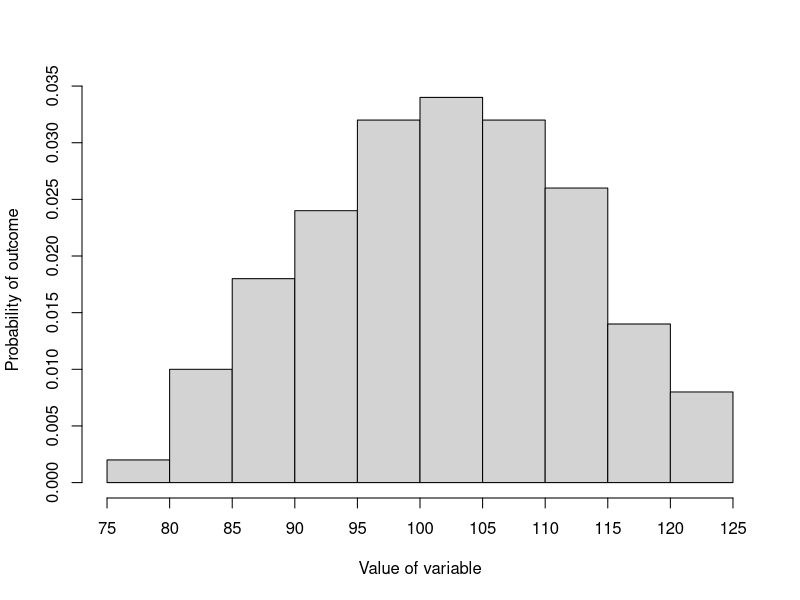
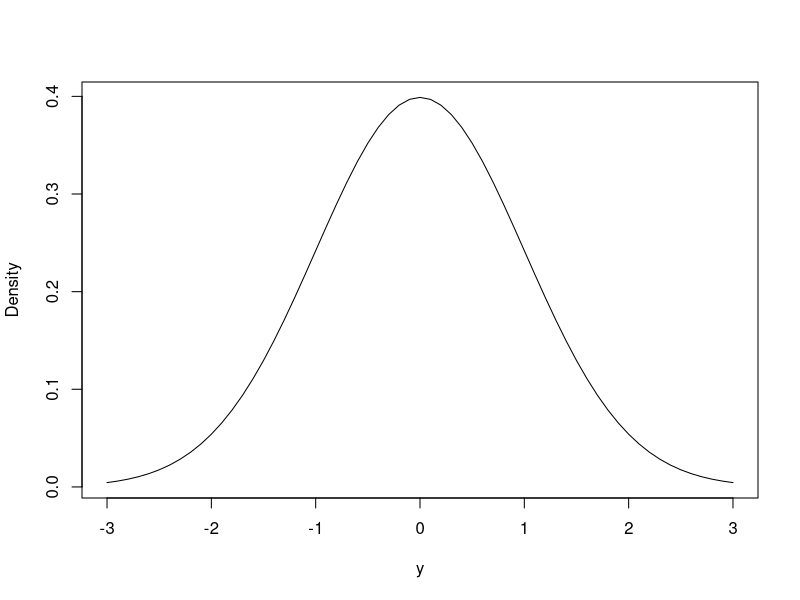
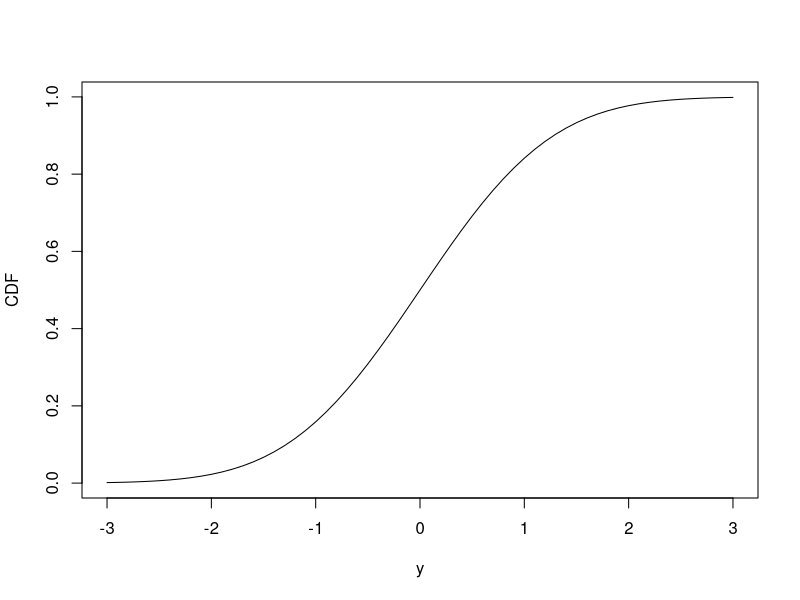
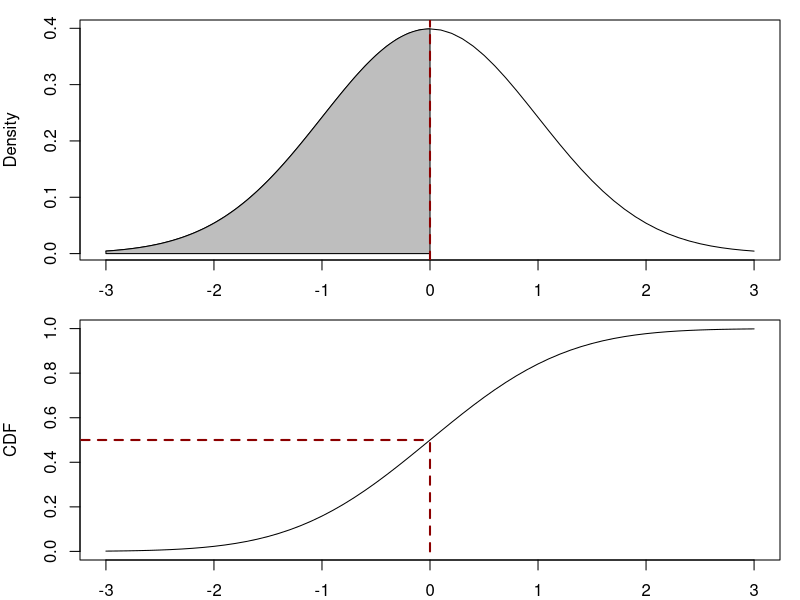
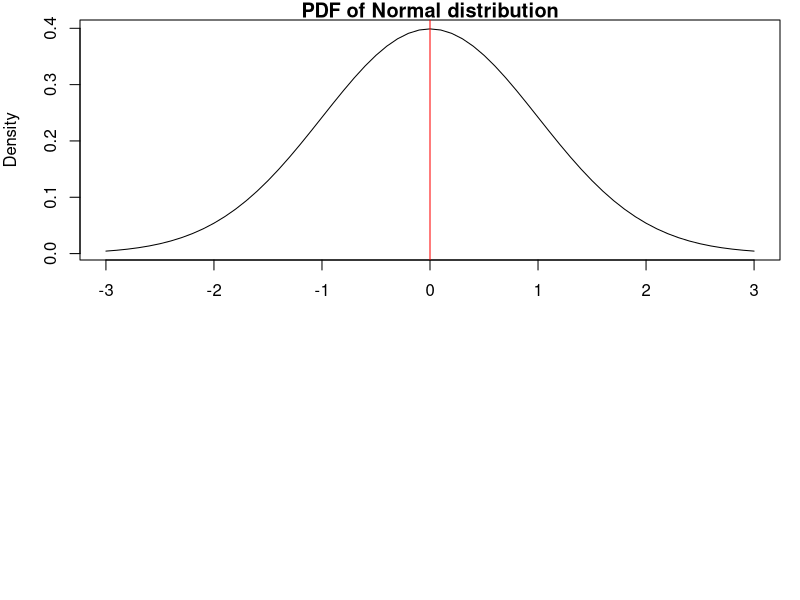

Reproduce these figures in R, in order. (Note: this script raises an error after producing the figures.)
## ---- chunk 1
set.seed(41)
yHist <- hist(rnorm(100,100,10), probability=TRUE, main="",
              xlab="Value of variable", ylab="Probability of outcome",
              axes=FALSE)
axis(side=2)
axis(side=1, at=yHist$breaks)
## ---- chunk 2
plot(seq(-3,3,0.1),dnorm(seq(-3,3,0.1)),type="l",ylab="Density",xlab="y",main="")
## ---- chunk 3
plot(seq(-3,3,0.1),pnorm(seq(-3,3,0.1)),type="l",ylab="CDF",xlab="y",main="")
## ---- chunk 4
par(mfcol=c(2,1), mar=c(2,4,1,1))
plot(seq(-3,3,0.1),dnorm(seq(-3,3,0.1)),type="l",ylab="Density",xlab="y",main="")
polygon(c(seq(-3,0,0.01),rev(seq(-3,0,0.01))),
        c(dnorm(seq(-3,0,0.01)), rep(0,length(seq(-3,0,0.01)))), col="grey")
abline(v=0,col="darkred",lwd=2,lty=2)

plot(seq(-3,3,0.1),pnorm(seq(-3,3,0.1)),type="l",ylab="CDF",xlab="y",main="")
lines(c(0,0),c(0,0.5),col="darkred",lwd=2,lty=2)
lines(c(-4,0),c(0.5,0.5),col="darkred",lwd=2,lty=2)
## ---- chunk 5
plot(seq(-3,3,0.1),dnorm(seq(-3,3,0.1)),type="l",ylab="Density",xlab="y",main="PDF of Normal distribution")
abline(v=0, col="red")
text(0.5,0.05,TeX("$\\mu =0$"))
## ---- chunk 6
plot(seq(-3,3,0.01),dlaplace(seq(-3,3,0.01)),type="l",ylab="Density",xlab="y",main="PDF of Laplace distribution")
abline(v=0, col="red")
## ---- chunk 7
plot(seq(-3,3,0.01),ds(seq(-3,3,0.01)),type="l",ylab="Density",xlab="y",main="PDF of S distribution")
abline(v=0, col="red")
## ---- chunk 8
plot(seq(-3,3,0.01),dgnorm(seq(-3,3,0.01),0,1,0.5),type="l",ylab="Density",xlab="y",main="PDF of Generalised Normal distribution",
     ylim=c(0,0.6))
lines(seq(-3,3,0.01),dgnorm(seq(-3,3,0.01),0,1,1),col="darkblue")
lines(seq(-3,3,0.01),dgnorm(seq(-3,3,0.01),0,1,2),col="darkred")
lines(seq(-3,3,0.01),dgnorm(seq(-3,3,0.01),0,1,1000),col="purple")
abline(v=0, col="red")
legend("topright",legend=c(TeX("$\\beta =0.5$"),TeX("$\\beta =1$"),TeX("$\\beta =2$"),TeX("$\\beta =1000$")),
       col=c("black","darkblue","darkred","purple"),lwd=1)
## ---- chunk 9
plot(seq(-3,3,0.01),dalaplace(seq(-3,3,0.01),0,1,0.5),type="l",ylab="Density",xlab="y",main="PDF of Asymmetric Laplace distribution",
     ylim=c(0,0.6))
lines(seq(-3,3,0.01),dalaplace(seq(-3,3,0.01),0,1,0.2),col="darkblue")
lines(seq(-3,3,0.01),dalaplace(seq(-3,3,0.01),0,1,0.8),col="darkred")
abline(v=0, col="red")
legend("topright",legend=c(TeX("$\\alpha =0.5$"),TeX("$\\alpha =0.2$"),TeX("$\\alpha =0.8$")),
       col=c("black","darkblue","darkred"),lwd=1)
## ---- chunk 10
plot(seq(0,6,0.01),dinvgauss(seq(0,6,0.01),1,dispersion=10),type="l",ylab="Density",xlab="y",main="PDF of Inverse Gaussian distribution")
lines(seq(0,6,0.01),dinvgauss(seq(0,6,0.01),1,dispersion=1),col="darkblue")
lines(seq(0,6,0.01),dinvgauss(seq(0,6,0.01),1,dispersion=0.1),col="darkred")
abline(v=1, col="red")
legend("topright",legend=c(TeX("$s =10$"),TeX("$s =1$"),TeX("$s =0.1$")),
       col=c("black","darkblue","darkred"),lwd=1)
## ---- chunk 11
plot(seq(0,6,0.01),dgamma(seq(0,6,0.01),0.1,scale=10),type="l",ylab="Density",xlab="y",main="PDF of Gamma distribution")
lines(seq(0,6,0.01),dgamma(seq(0,6,0.01),1,scale=1),col="darkblue")
lines(seq(0,6,0.01),dgamma(seq(0,6,0.01),10,scale=0.1),col="darkred")
abline(v=1, col="red")
legend("topright",legend=c(TeX("$s =10$"),TeX("$s =1$"),TeX("$s =0.1$")),
       col=c("black","darkblue","darkred"),lwd=1)
